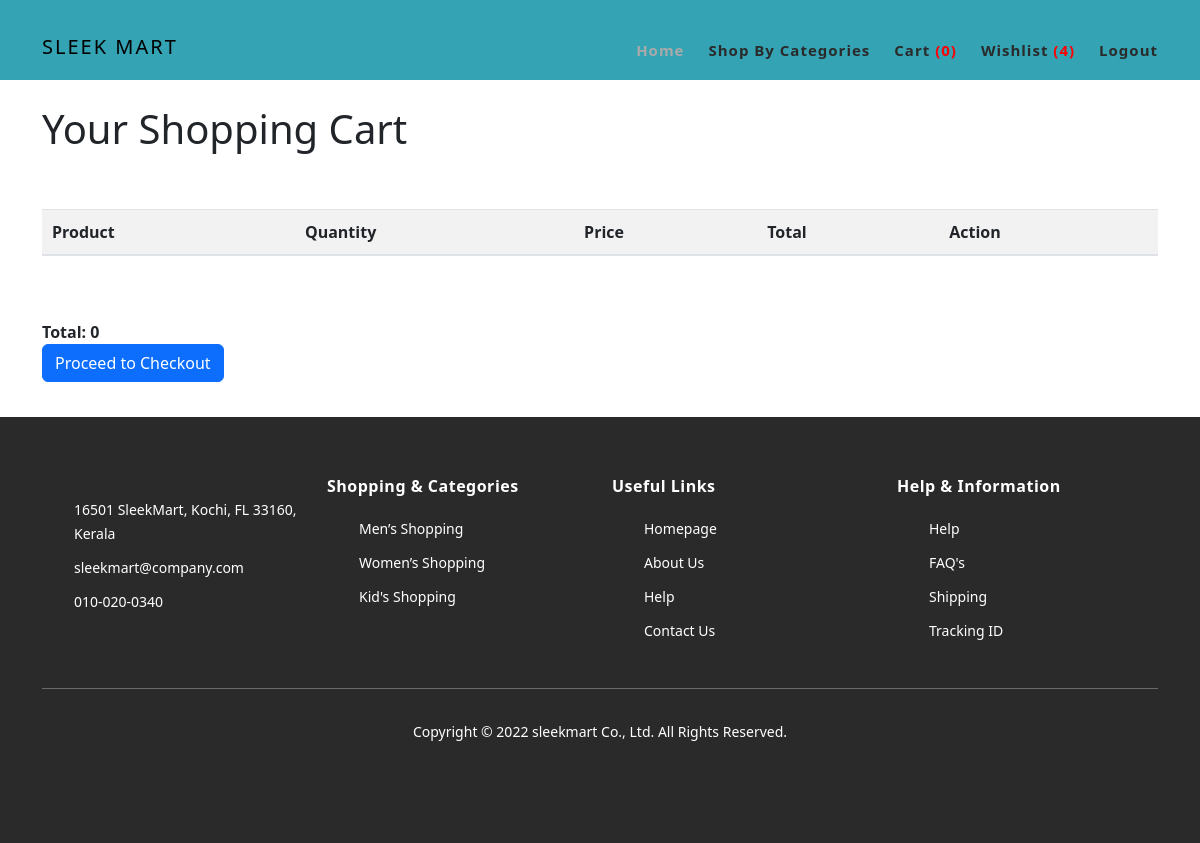
Page /cart_details/ (signed in) on the earlier database version.
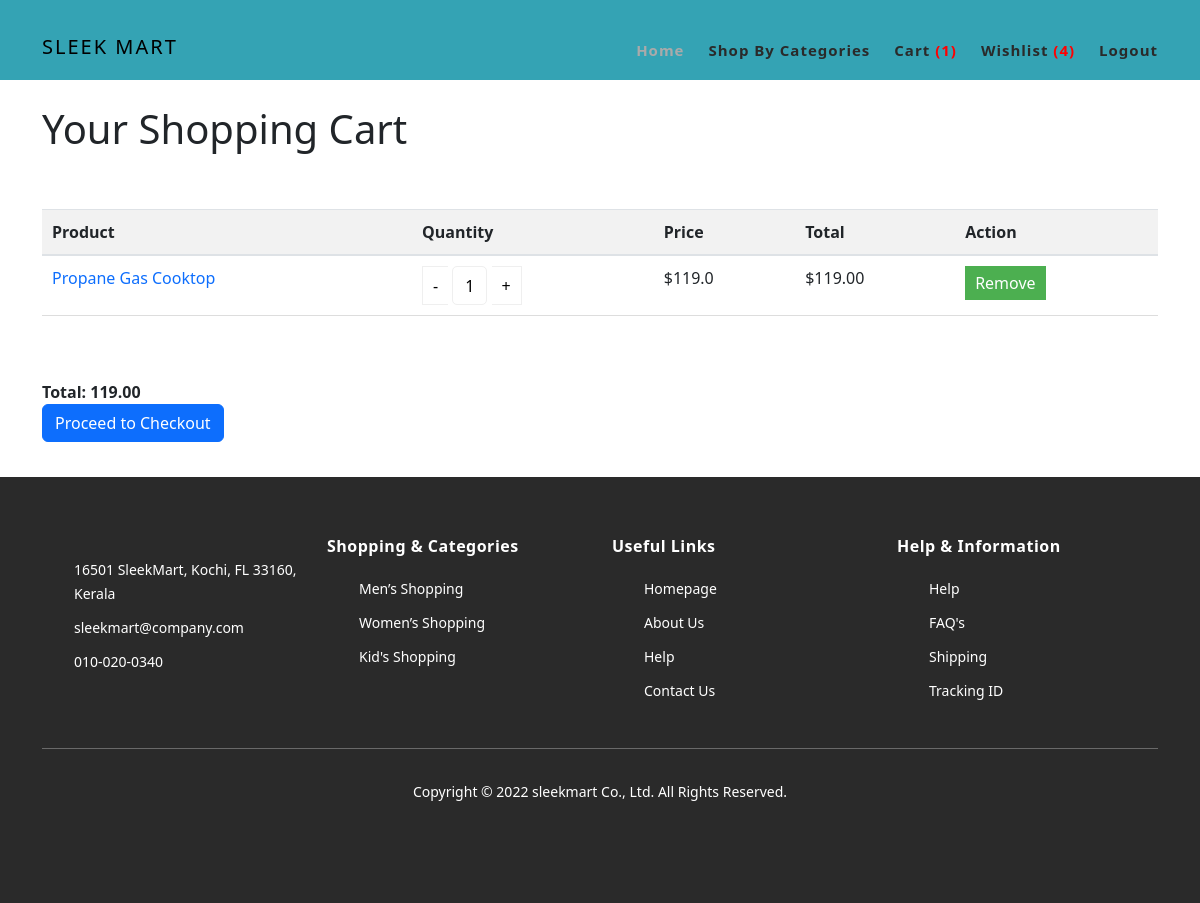
Same page on the later database version.
### dashboard/models.py (models this page shows, shortened)
class CartItems(models.Model):
    cart = models.ForeignKey(AddCart, on_delete=models.CASCADE)
    product = models.ForeignKey(Product, on_delete=models.CASCADE)
    quantity = models.IntegerField()
    cart_item_date = models.DateTimeField(auto_now_add=True)
    total_price = models.DecimalField(max_digits=10, decimal_places=2, default=0.0)
    order = models.ForeignKey(Order, null=True, blank=True, on_delete=models.SET_NULL)
    order_item = models.ForeignKey(OrderItem, null=True, blank=True, on_delete=models.SET_NULL)

class Product(models.Model):
    subcategory = models.ForeignKey(Subcategory, on_delete=models.CASCADE, null=True, blank=True)
    seller = models.ForeignKey(Seller, on_delete=models.CASCADE)
    slug = models.CharField(max_length=100, null=False, blank=False)
    name=models.CharField(max_length=100, null=False, blank=False)
    product_image=models.ImageField(upload_to="product_images", null=False, blank=False)
    description = models.CharField(max_length=500, null=False, blank=False)
    quantity = models.IntegerField(null=False, blank=False)
    original_price = models.FloatField(null=False, blank=False)
    selling_price = models.FloatField(null=False, blank=False)
    status = models.BooleanField(default=False, help_text="0=default,1=Hidden")
    trending = models.BooleanField(default=False, help_text="0=default,1=Trending")
    created_date = models.DateTimeField(auto_now_add=True)
    updated_date = models.DateTimeField(auto_now=True)

### dashboard/views.py (the view)
# urls.py: path('cart_details/', views.cart_details, name='cart_details'),
@login_required
def cart_details(request):
    categories=Category.objects.filter(status=False)
    cart_items = []
    cart_empty = False
    total_price = 0
    if request.user.is_authenticated:
           user_id = request.user.id
           user = request.user
           wishlist = WishlistItems.objects.filter(wishlist__user_id=user_id).values_list('products__id', flat=True)
           wishlist_count = WishlistItems.objects.filter(wishlist__user=user).count()
           cart_count = CartItems.objects.filter(cart__user=user).count()
           if AddCart.objects.filter(user=user).exists():
             cart = AddCart.objects.get(user=user)
             cart_items = CartItems.objects.filter(cart=cart)
             total_price = sum(item.total_price for item in cart_items)
           else:
             cart_empty = True
    context = {
        'categories':categories,
        'wishlist': wishlist,
        'wishlist_count': wishlist_count,
        'cart_count': cart_count,
        'cart_items': cart_items,
        'total_price': total_price,
        'cart_empty': cart_empty,
    }
    return render(request, 'Customer/cart.html', context)

### templates/Customer/cart.html (shortened to what this page needs)
{% load static %}
{% block content %}
<!DOCTYPE html>
<html>
<head>
    <link rel="stylesheet" type="text/css" href="{% static 'css/bootstrap.min.css' %}">
    <link rel="stylesheet" type="text/css" href="{% static 'css/font-awesome.css' %}">
    <link rel="stylesheet" href="{% static 'css/templatemo-hexashop.css' %}">
    <link rel="stylesheet" href="{% static 'css/owl-carousel.css' %}">
    <link rel="stylesheet" href="{% static 'css/lightbox.css' %}">
    <link href="https://cdn.jsdelivr.net/npm/bootstrap@5.3.0/dist/css/bootstrap.min.css" rel="stylesheet">
</head>
<body>
<header class="header-area header-sticky">
    <div class="container">
        <div class="row">
            <div class="col-12">
                <nav class="main-nav">
                    <a href="{% url 'dashboard_home' %}" class="logo">
                        <h5 style="color:black;position:absolute;top:35px;">Sleek Mart </h5>
                    </a>
                    <ul class="nav">
                        <li class="scroll-to-section"><a href="{% url 'dashboard_home' %}" class="active">Home</a></li>
                        <li class="has-submenu">
                            <a href="#">Shop By Categories</a>
                        </li>
                        <li class="scroll-to-section">
                          <a href="{% url 'cart_details' %}">Cart <span class="cart-count" style="color:red;">({{ cart_count }})</span></a>
                      </li>
                        <li class="scroll-to-section">
                            <a href="{% url 'view_wishlist' %}"> Wishlist <span class="wishlist-count" style="color:red;">({{ wishlist_count }})</span></a>
                        </li>
                        {% if user.is_authenticated %}
                        <li class="scroll-to-section"><a href="{% url 'loggout' %}">Logout</a></li>
                        {% else %}
                        <li class="scroll-to-section"><a href="{% url 'loggout' %}">SignIn/Signup</a></li>
                        {% endif %}
                    </ul>
                </nav>
            </div>
        </div>
    </div>
</header>
    <div class="container" style="position:relative;top:25px;">
        <h1>Your Shopping Cart</h1>
        <br><br>
        {% if cart_empty %}
                <h6>Your cart is empty.</h6>
                <div class="alert alert-info">
                    Your Cart is empty. <a href="{% url 'dashboard_home' %}" class="alert-link">Start shopping now</a>!
                  </div>
                {% else %}
        <table class="table">
            <thead>
                <tr>
                    <th>Product</th>
                    <th>Quantity</th>
                    <th>Price</th>
                    <th>Total</th>
                    <th>Action</th>
                </tr>
            </thead>
            <tbody>
                {% for cart_item in cart_items %}
                    <tr {% if cart_item.product.quantity == 0 %}class="disabled-row"{% endif %}>
                        <td><a href="{% url 'each_product' cart_item.product.id %}">{{ cart_item.product.name }}
                        </a></td>
                        <td>
                            <div class="quantity buttons_added">
                                <input type="button" value="-" class="minus quantity-button" data-field="quantityInput{{ cart_item.id }}" onclick="updateQuantity('{{ cart_item.id }}', {{ cart_item.product.selling_price }}, -1)">
                                <input type="number" min="1" max="{{ cart_item.product.quantity }}" name="quantity{{ cart_item.id }}" value="{{ cart_item.quantity }}" id="quantityInput{{ cart_item.id }}" title="Qty" class="input-text qty text quantity-input" size="4" pattern="" inputmode="" oninput="validateQuantity(this)">
                                <input type="button" value="+" class="plus quantity-button" data-field="quantityInput{{ cart_item.id }}" onclick="updateQuantity('{{ cart_item.id }}', {{ cart_item.product.selling_price }}, 1)">
                            </div>
                        </td>
                        <td>${{ cart_item.product.selling_price }}</td>
                        <td class="total-price"><span id="totalPrice{{ cart_item.id }}">${{ cart_item.total_price }}</span></td>
                        <td>
                            <form method="post" action="{% url 'remove_cart_item' cart_item.id %}">
                                <button type="submit" class="update-button">Remove</button>
                            </form>
                        </td>
                    </tr>
                {% endfor %}
            </tbody>
        </table>
        {% endif %}
        <br><br>
        {% if cart_empty is False %}
        <div>
            <b>Total: <span id="total_price">{{ total_price }}</span></b>
            <br>
            <a href="{% url 'checkout' %}" class="btn btn-primary">Proceed to Checkout</a>
        </div>
        {% endif %}
    </div>
    <footer>
        <div class="container">
            <div class="row">
                <div class="col-lg-3">
                    <div class="first-item">
                        <ul>
                            <li><a href="#">16501 SleekMart, Kochi, FL 33160, Kerala</a></li>
                            <li><a href="#">sleekmart@company.com</a></li>
                            <li><a href="#">010-020-0340</a></li>
                        </ul>
                    </div>
                </div>
                <div class="col-lg-3">
                    <h4>Shopping &amp; Categories</h4>
                    <ul>
                        <li><a href="#">Men’s Shopping</a></li>
                        <li><a href="#">Women’s Shopping</a></li>
                        <li><a href="#">Kid's Shopping</a></li>
                    </ul>
                </div>
                <div class="col-lg-3">
                    <h4>Useful Links</h4>
                    <ul>
                        <li><a href="#">Homepage</a></li>
                        <li><a href="#">About Us</a></li>
                        <li><a href="#">Help</a></li>
                        <li><a href="#">Contact Us</a></li>
                    </ul>
                </div>
                <div class="col-lg-3">
                    <h4>Help &amp; Information</h4>
                    <ul>
                        <li><a href="#">Help</a></li>
                        <li><a href="#">FAQ's</a></li>
                        <li><a href="#">Shipping</a></li>
                        <li><a href="#">Tracking ID</a></li>
                    </ul>
                </div>
                <div class="col-lg-12">
                    <div class="under-footer">
                        <p>Copyright © 2022 sleekmart Co., Ltd. All Rights Reserved.
                        <ul>
                            <li><a href="#"><i class="fa fa-facebook"></i></a></li>
                            <li><a href="#"><i class="fa fa-twitter"></i></a></li>
                            <li><a href="#"><i class="fa fa-linkedin"></i></a></li>
                            <li><a href="#"><i class="fa fa-behance"></i></a></li>
                        </ul>
                    </div>
                </div>
            </div>
        </div>
    </footer>
{% endblock %}
</body>
</html>

### static/css/templatemo-hexashop.css (style rules this page uses)
html, body, div, span, applet, object, iframe, h1, h2, h3, h4, h5, h6, p, blockquote, div pre, a, abbr, acronym, address, big, cite, code, del, dfn, em, font, img, ins, kbd, q, s, samp, small, strike, strong, sub, sup, tt, var, b, u, i, center, dl, dt, dd, ol, ul, li, figure, header, nav, section, article, aside, footer, figcaption { margin: 0; padding: 0; border: 0; outline: 0; }
ul, li { padding: 0; margin: 0; list-style: none; }
header, nav, section, article, aside, footer, hgroup { display: block; }
* { box-sizing: border-box; }
html, body { font-family: 'Poppins', sans-serif; font-weight: 400; background-color: #fff; font-size: 16px; -ms-text-size-adjust: 100%; -webkit-font-smoothing: antialiased; -moz-osx-font-smoothing: grayscale; }
a { text-decoration: none !important; }
.h1, .h2, h3, h4, h5, h6 { margin-top: 0px; margin-bottom: 0px; }
ul { margin-bottom: 0px; }
p { font-size: 14px; line-height: 25px; color: #2a2a2a; }
html, body { background: #fff; font-family: 'Poppins', sans-serif; }
.header-area .main-nav { min-height: 80px; background: transparent; }
.header-area .main-nav .logo { line-height: 100px; color: #fff; font-size: 28px; font-weight: 700; text-transform: uppercase; letter-spacing: 2px; float: left; -webkit-transition: all 0.3s ease 0s; -moz-transition: all 0.3s ease 0s; -o-transition: all 0.3s ease 0s; transition: all 0.3s ease 0s; }
.header-area .main-nav .nav { float: right; margin-top: 30px; margin-right: 0px; background-color: transparent; -webkit-transition: all 0.3s ease 0s; -moz-transition: all 0.3s ease 0s; -o-transition: all 0.3s ease 0s; transition: all 0.3s ease 0s; position: relative; z-index: 999; }
.header-area .main-nav .nav li { padding-left: 15px; padding-right: 15px; }
.header-area .main-nav .nav li:last-child { padding-right: 0px; }
.header-area .main-nav .nav li a { display: block; font-weight: 600; font-size: 15px; color: #2a2a2a; text-transform: capitalize; -webkit-transition: all 0.3s ease 0s; -moz-transition: all 0.3s ease 0s; -o-transition: all 0.3s ease 0s; transition: all 0.3s ease 0s; height: 40px; line-height: 40px; border: transparent; letter-spacing: 1px; }
.header-area .main-nav .nav li a { color: #2a2a2a; }
.header-area .main-nav .nav li:hover a, .header-area .main-nav .nav li a.active { color: #aaa!important; }
.header-area.header-sticky { min-height: 80px; background-color: #34a3b4; }
.header-area .nav { margin-top: 30px; }
.header-area.header-sticky .nav li a.active { color: #aaa; }
@media (max-width: 1200px) { .header-area .main-nav .nav li { padding-left: 12px; padding-right: 12px; } }
@media (max-width: 1200px) { .header-area .main-nav:before { display: none; } }
@media (min-width: 767px) { .header-area .main-nav .nav { display: flex !important; } }
footer { margin-top: 60px; padding: 60px 0px 30px 0px; background-color: #2a2a2a; }
footer ul li { display: block; margin-bottom: 10px; }
footer ul li a { font-size: 14px; color: #fff; transition: all .3s; }
footer h4 { letter-spacing: 0.5px; font-size: 16px; color: #fff; font-weight: 700; margin-bottom: 20px; }
footer .under-footer { margin-top: 30px; padding-top: 30px; text-align: center; border-top: 1px solid rgba(250,250,250,0.3); }
footer .under-footer ul { margin-top: 20px; }
footer .under-footer ul li { display: inline-block; margin: 0px 10px; }
footer .under-footer ul li a { font-size: 22px; }
footer .under-footer p { color: #fff; font-size: 14px; font-weight: 300; }
footer .under-footer a { color: #cff; }
.quantity { display: inline-block; }
.quantity .input-text.qty { width: 35px; height: 39px; padding: 0 5px; text-align: center; background-color: transparent; border: 1px solid #efefef; }
.quantity.buttons_added { text-align: left; position: relative; white-space: nowrap; vertical-align: top; }
.quantity.buttons_added input { display: inline-block; margin: 0; vertical-align: top; box-shadow: none; }
.quantity.buttons_added .minus, .quantity.buttons_added .plus { padding: 7px 10px 8px; height: 39px; background-color: #ffffff; border: 1px solid #efefef; cursor:pointer; }
.quantity.buttons_added .minus { border-right: 0; }
.quantity.buttons_added .plus { border-left: 0; }

Differences in the rows shown:
added CartItems: product.name "Propane Gas Cooktop", quantity "1", product.selling_price "119.0", total_price "119.00"
Other differences:
{{ cart_count }}: "0" → "1"
{{ total_price }}: "0" → "119.00"
